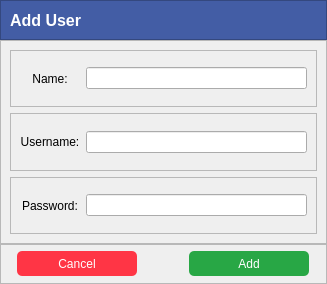
<?xml version="1.0" encoding="UTF-8"?>
<ui version="4.0">
 <class>Dialog</class>
 <widget class="QDialog" name="Dialog">
  <property name="geometry">
   <rect>
    <x>0</x>
    <y>0</y>
    <width>327</width>
    <height>284</height>
   </rect>
  </property>
  <property name="font">
   <font>
    <family>Segoe UI</family>
   </font>
  </property>
  <property name="windowTitle">
   <string>Dialog</string>
  </property>
  <layout class="QVBoxLayout" name="verticalLayout">
   <property name="spacing">
    <number>0</number>
   </property>
   <property name="leftMargin">
    <number>0</number>
   </property>
   <property name="topMargin">
    <number>0</number>
   </property>
   <property name="rightMargin">
    <number>0</number>
   </property>
   <property name="bottomMargin">
    <number>0</number>
   </property>
   <item>
    <widget class="QFrame" name="frame_2">
     <property name="maximumSize">
      <size>
       <width>16777215</width>
       <height>40</height>
      </size>
     </property>
     <property name="styleSheet">
      <string notr="true">color: rgb(255, 255, 255);
background-color: rgb(67, 93, 165);</string>
     </property>
     <property name="frameShape">
      <enum>QFrame::StyledPanel</enum>
     </property>
     <property name="frameShadow">
      <enum>QFrame::Raised</enum>
     </property>
     <layout class="QHBoxLayout" name="horizontalLayout_2">
      <item>
       <widget class="QLabel" name="label">
        <property name="font">
         <font>
          <family>Segoe UI</family>
          <pointsize>12</pointsize>
          <weight>75</weight>
          <bold>true</bold>
         </font>
        </property>
        <property name="text">
         <string>Add User</string>
        </property>
       </widget>
      </item>
     </layout>
    </widget>
   </item>
   <item>
    <widget class="QFrame" name="frame">
     <property name="frameShape">
      <enum>QFrame::StyledPanel</enum>
     </property>
     <property name="frameShadow">
      <enum>QFrame::Raised</enum>
     </property>
     <layout class="QVBoxLayout" name="verticalLayout_2">
      <item>
       <widget class="QFrame" name="frame_4">
        <property name="frameShape">
         <enum>QFrame::StyledPanel</enum>
        </property>
        <property name="frameShadow">
         <enum>QFrame::Raised</enum>
        </property>
        <layout class="QHBoxLayout" name="horizontalLayout_3">
         <item>
          <widget class="QLabel" name="label_3">
           <property name="minimumSize">
            <size>
             <width>60</width>
             <height>0</height>
            </size>
           </property>
           <property name="maximumSize">
            <size>
             <width>60</width>
             <height>16777215</height>
            </size>
           </property>
           <property name="font">
            <font>
             <family>Segoe UI</family>
            </font>
           </property>
           <property name="text">
            <string>Name:</string>
           </property>
           <property name="alignment">
            <set>Qt::AlignCenter</set>
           </property>
          </widget>
         </item>
         <item>
          <widget class="QLineEdit" name="txt_name">
           <property name="minimumSize">
            <size>
             <width>150</width>
             <height>0</height>
            </size>
           </property>
           <property name="maximumSize">
            <size>
             <width>300</width>
             <height>16777215</height>
            </size>
           </property>
           <property name="font">
            <font>
             <family>Segoe UI</family>
            </font>
           </property>
           <property name="maxLength">
            <number>60</number>
           </property>
          </widget>
         </item>
        </layout>
       </widget>
      </item>
      <item>
       <widget class="QFrame" name="frame_5">
        <property name="frameShape">
         <enum>QFrame::StyledPanel</enum>
        </property>
        <property name="frameShadow">
         <enum>QFrame::Raised</enum>
        </property>
        <layout class="QHBoxLayout" name="horizontalLayout_4">
         <item>
          <widget class="QLabel" name="label_4">
           <property name="minimumSize">
            <size>
             <width>60</width>
             <height>0</height>
            </size>
           </property>
           <property name="maximumSize">
            <size>
             <width>60</width>
             <height>16777215</height>
            </size>
           </property>
           <property name="font">
            <font>
             <family>Segoe UI</family>
            </font>
           </property>
           <property name="text">
            <string>Username:</string>
           </property>
           <property name="alignment">
            <set>Qt::AlignCenter</set>
           </property>
          </widget>
         </item>
         <item>
          <widget class="QLineEdit" name="txt_weight">
           <property name="minimumSize">
            <size>
             <width>150</width>
             <height>0</height>
            </size>
           </property>
           <property name="maximumSize">
            <size>
             <width>300</width>
             <height>16777215</height>
            </size>
           </property>
           <property name="font">
            <font>
             <family>Segoe UI</family>
            </font>
           </property>
           <property name="maxLength">
            <number>32</number>
           </property>
          </widget>
         </item>
        </layout>
       </widget>
      </item>
      <item>
       <widget class="QFrame" name="frame_6">
        <property name="frameShape">
         <enum>QFrame::StyledPanel</enum>
        </property>
        <property name="frameShadow">
         <enum>QFrame::Raised</enum>
        </property>
        <layout class="QHBoxLayout" name="horizontalLayout_5">
         <item>
          <widget class="QLabel" name="label_5">
           <property name="minimumSize">
            <size>
             <width>60</width>
             <height>0</height>
            </size>
           </property>
           <property name="maximumSize">
            <size>
             <width>60</width>
             <height>16777215</height>
            </size>
           </property>
           <property name="font">
            <font>
             <family>Segoe UI</family>
            </font>
           </property>
           <property name="text">
            <string>Password:</string>
           </property>
           <property name="alignment">
            <set>Qt::AlignCenter</set>
           </property>
          </widget>
         </item>
         <item>
          <widget class="QLineEdit" name="lineEdit">
           <property name="inputMethodHints">
            <set>Qt::ImhHiddenText|Qt::ImhNoAutoUppercase|Qt::ImhNoPredictiveText|Qt::ImhSensitiveData</set>
           </property>
           <property name="maxLength">
            <number>16</number>
           </property>
           <property name="echoMode">
            <enum>QLineEdit::Password</enum>
           </property>
          </widget>
         </item>
        </layout>
       </widget>
      </item>
     </layout>
    </widget>
   </item>
   <item>
    <widget class="QFrame" name="frame_3">
     <property name="maximumSize">
      <size>
       <width>16777215</width>
       <height>40</height>
      </size>
     </property>
     <property name="frameShape">
      <enum>QFrame::StyledPanel</enum>
     </property>
     <property name="frameShadow">
      <enum>QFrame::Raised</enum>
     </property>
     <layout class="QHBoxLayout" name="horizontalLayout" stretch="0,0,0">
      <property name="spacing">
       <number>0</number>
      </property>
      <property name="leftMargin">
       <number>0</number>
      </property>
      <property name="topMargin">
       <number>0</number>
      </property>
      <property name="rightMargin">
       <number>0</number>
      </property>
      <property name="bottomMargin">
       <number>0</number>
      </property>
      <item>
       <widget class="QPushButton" name="pushButton">
        <property name="minimumSize">
         <size>
          <width>70</width>
          <height>25</height>
         </size>
        </property>
        <property name="maximumSize">
         <size>
          <width>120</width>
          <height>25</height>
         </size>
        </property>
        <property name="font">
         <font>
          <family>Segoe UI</family>
         </font>
        </property>
        <property name="styleSheet">
         <string notr="true">QPushButton {	
	background-color: rgb(255, 53, 69);
	border-radius: 5px;
	color: rgb(255,255,255);
}
QPushButton:hover {	
	background-color: rgb(200, 35, 51);
}
QPushButton:pressed {	
	background-color: rgb(255, 53, 69);
}</string>
        </property>
        <property name="text">
         <string>Cancel</string>
        </property>
        <property name="icon">
         <iconset resource="file_rc.qrc">
          <normaloff>:/Icon/images/baseline_cancel_white_24dp.png</normaloff>:/Icon/images/baseline_cancel_white_24dp.png</iconset>
        </property>
       </widget>
      </item>
      <item>
       <widget class="QLabel" name="label_2">
        <property name="minimumSize">
         <size>
          <width>20</width>
          <height>0</height>
         </size>
        </property>
        <property name="maximumSize">
         <size>
          <width>20</width>
          <height>16777215</height>
         </size>
        </property>
        <property name="text">
         <string/>
        </property>
       </widget>
      </item>
      <item>
       <widget class="QPushButton" name="pushButton_2">
        <property name="minimumSize">
         <size>
          <width>70</width>
          <height>25</height>
         </size>
        </property>
        <property name="maximumSize">
         <size>
          <width>120</width>
          <height>25</height>
         </size>
        </property>
        <property name="font">
         <font>
          <family>Segoe UI</family>
         </font>
        </property>
        <property name="styleSheet">
         <string notr="true">QPushButton {	
	background-color: rgb(40, 167, 69);
	border-radius: 5px;
	color: rgb(255,255,255);
}
QPushButton:hover {	
	background-color: rgb(33, 136, 56);
}
QPushButton:pressed {	
	background-color: rgb(40, 167, 69);
}</string>
        </property>
        <property name="text">
         <string>Add</string>
        </property>
        <property name="icon">
         <iconset resource="file_rc.qrc">
          <normaloff>:/Icon/images/add.png</normaloff>:/Icon/images/add.png</iconset>
        </property>
       </widget>
      </item>
     </layout>
    </widget>
   </item>
  </layout>
 </widget>
 <resources>
  <include location="file_rc.qrc"/>
 </resources>
 <connections/>
</ui>
